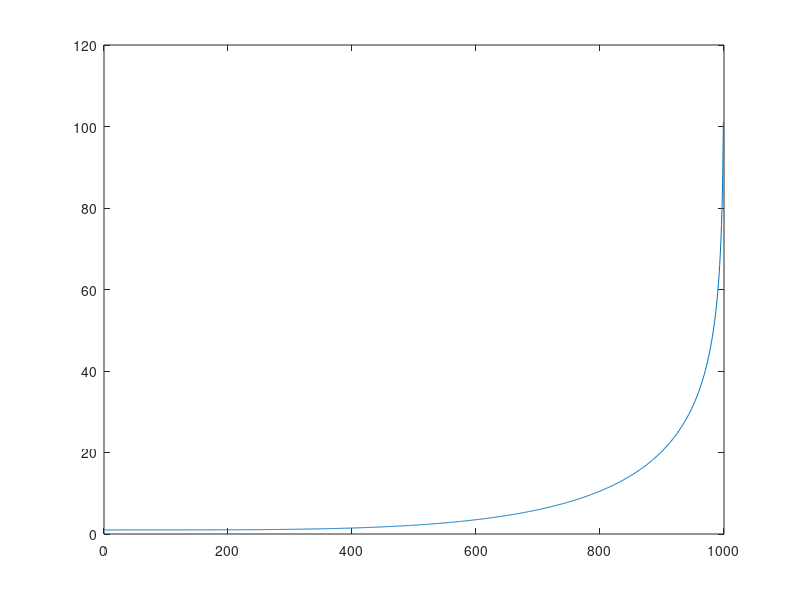
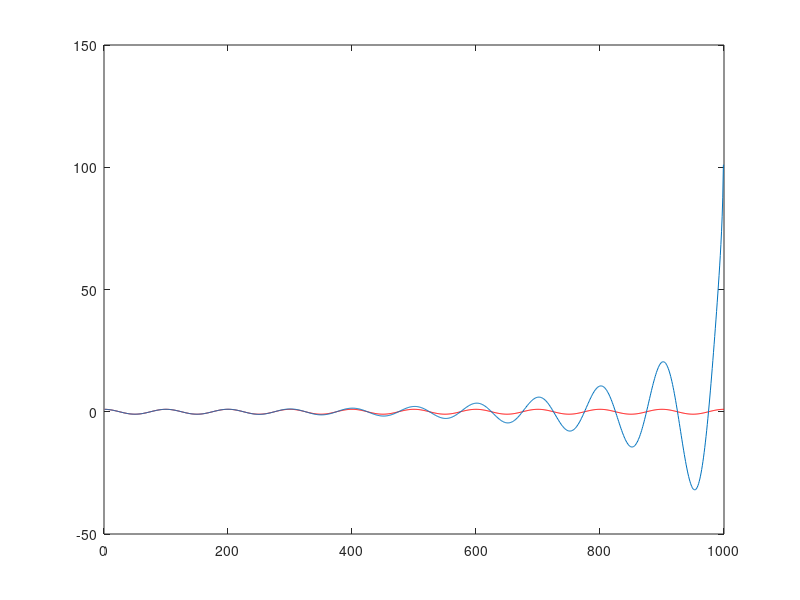

Reproduce these figures in MATLAB, in order.
% Percent Return

% Cost using LSE -- standardize signals before LSE

% Percent Differnce of deriative

% amplitude thats wrong but period is right --> error 
% in deriv compared to signal


% 6 dof system = model
% x dof system = signal x--> filter intensity


% LSE on position
% LSE on derivative
% Scale amplitude

% MME

% standarize signal about 0; standarize model to signal about 0;



% 1 --> 20

% 1.1 --> mean at 0

% 21 --> mean at 0


% Filtering --> Standard Deviation --> HIGH PASS
% Filtering bad model and passing on prediction
% Probability of prediction being accurate
%     Backing testing
%     FFT of back test and finding cycles
%         of positive result
% Using multiple sets of periods, period refinment
% Optimizing model length
% Optimizing filter params



clear all
close all
clc

t = 1:1000;
A = cos(2*pi/100*t);


spacing = linspace(0,1,length(A));

logGrowth = (-log(1-spacing.^4))

logGrowth(end) = logGrowth(end-1)


offset = 1;
scale  = 100;

adjuster = offset + scale*(logGrowth-min(logGrowth))/(range(logGrowth))

plot(adjuster)

B = A.*adjuster

figure()
plot(A,'r')
hold on;
plot(B)

